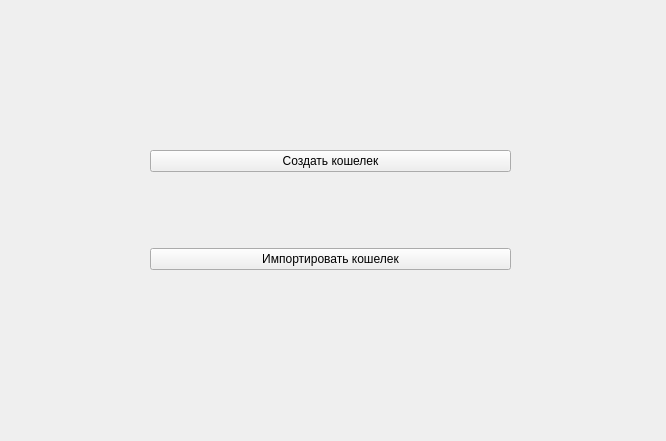
<?xml version="1.0" encoding="UTF-8"?>
<ui version="4.0">
 <class>MainWindow</class>
 <widget class="QMainWindow" name="MainWindow">
  <property name="geometry">
   <rect>
    <x>0</x>
    <y>0</y>
    <width>666</width>
    <height>441</height>
   </rect>
  </property>
  <property name="windowTitle">
   <string>Simple Bitcoin Wallet (Setup)</string>
  </property>
  <widget class="QWidget" name="centralwidget">
   <widget class="QStackedWidget" name="stackedWidget">
    <property name="geometry">
     <rect>
      <x>0</x>
      <y>10</y>
      <width>661</width>
      <height>451</height>
     </rect>
    </property>
    <property name="currentIndex">
     <number>0</number>
    </property>
    <widget class="QWidget" name="welcome">
     <widget class="QWidget" name="">
      <property name="geometry">
       <rect>
        <x>150</x>
        <y>70</y>
        <width>361</width>
        <height>261</height>
       </rect>
      </property>
      <layout class="QVBoxLayout" name="verticalLayout_4">
       <item>
        <widget class="QPushButton" name="create_wallet">
         <property name="text">
          <string>Создать кошелек</string>
         </property>
        </widget>
       </item>
       <item>
        <widget class="QPushButton" name="import_wallet">
         <property name="text">
          <string>Импортировать кошелек</string>
         </property>
        </widget>
       </item>
      </layout>
     </widget>
    </widget>
    <widget class="QWidget" name="importer">
     <widget class="QFrame" name="importer_frame_2">
      <property name="geometry">
       <rect>
        <x>20</x>
        <y>0</y>
        <width>621</width>
        <height>431</height>
       </rect>
      </property>
      <widget class="QPushButton" name="finish_import_2">
       <property name="enabled">
        <bool>false</bool>
       </property>
       <property name="geometry">
        <rect>
         <x>0</x>
         <y>400</y>
         <width>621</width>
         <height>26</height>
        </rect>
       </property>
       <property name="font">
        <font>
         <bold>true</bold>
        </font>
       </property>
       <property name="text">
        <string>Завершить</string>
       </property>
       <property name="checkable">
        <bool>false</bool>
       </property>
       <property name="autoDefault">
        <bool>false</bool>
       </property>
      </widget>
      <widget class="QFrame" name="importer_frame_3">
       <property name="geometry">
        <rect>
         <x>0</x>
         <y>1</y>
         <width>621</width>
         <height>391</height>
        </rect>
       </property>
       <layout class="QVBoxLayout" name="_2">
        <item>
         <layout class="QVBoxLayout" name="verticalLayout_3">
          <item>
           <widget class="QFrame" name="import_opt_frame_2">
            <layout class="QVBoxLayout" name="import_opt_frame">
             <item>
              <widget class="QComboBox" name="import_options">
               <property name="enabled">
                <bool>true</bool>
               </property>
               <property name="editable">
                <bool>false</bool>
               </property>
               <property name="currentIndex">
                <number>0</number>
               </property>
               <item>
                <property name="text">
                 <string>Вариант импорта</string>
                </property>
               </item>
               <item>
                <property name="text">
                 <string>Секретный ключ</string>
                </property>
               </item>
               <item>
                <property name="text">
                 <string>Мнемоническая фраза</string>
                </property>
               </item>
              </widget>
             </item>
             <item>
              <widget class="QLineEdit" name="private_key_2">
               <property name="enabled">
                <bool>false</bool>
               </property>
               <property name="autoFillBackground">
                <bool>false</bool>
               </property>
               <property name="text">
                <string/>
               </property>
               <property name="frame">
                <bool>true</bool>
               </property>
               <property name="readOnly">
                <bool>false</bool>
               </property>
               <property name="placeholderText">
                <string>Вставьте ваш секретный ключ</string>
               </property>
               <property name="clearButtonEnabled">
                <bool>true</bool>
               </property>
              </widget>
             </item>
             <item>
              <widget class="QLineEdit" name="mnemonic_2">
               <property name="enabled">
                <bool>false</bool>
               </property>
               <property name="text">
                <string/>
               </property>
               <property name="placeholderText">
                <string>Вставьте ваше мнемоническую фразу</string>
               </property>
               <property name="clearButtonEnabled">
                <bool>true</bool>
               </property>
              </widget>
             </item>
             <item>
              <widget class="QPushButton" name="check">
               <property name="font">
                <font>
                 <bold>true</bold>
                </font>
               </property>
               <property name="text">
                <string>Проверить</string>
               </property>
              </widget>
             </item>
            </layout>
           </widget>
          </item>
          <item>
           <widget class="QFrame" name="addr_frame_2">
            <layout class="QVBoxLayout" name="addr_frame">
             <property name="spacing">
              <number>1</number>
             </property>
             <item>
              <layout class="QVBoxLayout" name="verticalLayout">
               <item>
                <widget class="QLabel" name="line_open">
                 <property name="text">
                  <string>Открытый ключ</string>
                 </property>
                </widget>
               </item>
               <item>
                <widget class="QLineEdit" name="public_key_2">
                 <property name="readOnly">
                  <bool>true</bool>
                 </property>
                </widget>
               </item>
              </layout>
             </item>
             <item>
              <layout class="QVBoxLayout" name="verticalLayout_2">
               <property name="spacing">
                <number>6</number>
               </property>
               <item>
                <widget class="QLabel" name="label_5">
                 <property name="text">
                  <string>Адрес</string>
                 </property>
                </widget>
               </item>
               <item>
                <widget class="QLineEdit" name="address_2">
                 <property name="readOnly">
                  <bool>true</bool>
                 </property>
                </widget>
               </item>
               <item>
                <widget class="QPushButton" name="finish_import">
                 <property name="enabled">
                  <bool>true</bool>
                 </property>
                 <property name="font">
                  <font>
                   <bold>true</bold>
                  </font>
                 </property>
                 <property name="tabletTracking">
                  <bool>false</bool>
                 </property>
                 <property name="text">
                  <string>Импортировать</string>
                 </property>
                 <property name="checkable">
                  <bool>false</bool>
                 </property>
                 <property name="autoDefault">
                  <bool>false</bool>
                 </property>
                 <property name="default">
                  <bool>false</bool>
                 </property>
                </widget>
               </item>
               <item>
                <widget class="QProgressBar" name="import_progress">
                 <property name="value">
                  <number>0</number>
                 </property>
                </widget>
               </item>
              </layout>
             </item>
            </layout>
           </widget>
          </item>
         </layout>
        </item>
       </layout>
      </widget>
     </widget>
    </widget>
    <widget class="QWidget" name="creator">
     <widget class="QLabel" name="warning_label">
      <property name="geometry">
       <rect>
        <x>10</x>
        <y>250</y>
        <width>361</width>
        <height>61</height>
       </rect>
      </property>
      <property name="text">
       <string/>
      </property>
     </widget>
     <widget class="QWidget" name="layoutWidget">
      <property name="geometry">
       <rect>
        <x>10</x>
        <y>20</y>
        <width>631</width>
        <height>281</height>
       </rect>
      </property>
      <layout class="QVBoxLayout" name="creator_fr">
       <item>
        <widget class="QLabel" name="label_6">
         <property name="text">
          <string>Мнемоническая фраза</string>
         </property>
        </widget>
       </item>
       <item>
        <widget class="QLineEdit" name="mnemonic">
         <property name="echoMode">
          <enum>QLineEdit::Password</enum>
         </property>
         <property name="readOnly">
          <bool>true</bool>
         </property>
        </widget>
       </item>
       <item>
        <widget class="QLabel" name="label">
         <property name="text">
          <string>Секретный ключ</string>
         </property>
        </widget>
       </item>
       <item>
        <widget class="QLineEdit" name="private_key">
         <property name="echoMode">
          <enum>QLineEdit::Password</enum>
         </property>
         <property name="readOnly">
          <bool>true</bool>
         </property>
        </widget>
       </item>
       <item>
        <widget class="QLabel" name="label_2">
         <property name="text">
          <string>Открытый ключ</string>
         </property>
        </widget>
       </item>
       <item>
        <widget class="QLineEdit" name="public_key">
         <property name="readOnly">
          <bool>true</bool>
         </property>
        </widget>
       </item>
       <item>
        <widget class="QLabel" name="label_3">
         <property name="text">
          <string>Адрес</string>
         </property>
        </widget>
       </item>
       <item>
        <widget class="QLineEdit" name="address">
         <property name="readOnly">
          <bool>true</bool>
         </property>
        </widget>
       </item>
      </layout>
     </widget>
     <widget class="QWidget" name="layoutWidget">
      <property name="geometry">
       <rect>
        <x>240</x>
        <y>310</y>
        <width>401</width>
        <height>121</height>
       </rect>
      </property>
      <layout class="QGridLayout" name="gridLayout">
       <item row="0" column="0">
        <widget class="QPushButton" name="show_private_key">
         <property name="enabled">
          <bool>false</bool>
         </property>
         <property name="text">
          <string>Показать секретный ключ</string>
         </property>
        </widget>
       </item>
       <item row="0" column="1">
        <layout class="QVBoxLayout" name="verticalLayout_5">
         <item>
          <widget class="QPushButton" name="go">
           <property name="enabled">
            <bool>false</bool>
           </property>
           <property name="text">
            <string>Перейти к использованию</string>
           </property>
          </widget>
         </item>
         <item>
          <widget class="QPushButton" name="generate">
           <property name="text">
            <string>Генерировать</string>
           </property>
          </widget>
         </item>
        </layout>
       </item>
      </layout>
     </widget>
    </widget>
    <widget class="QWidget" name="password_creator">
     <widget class="QLabel" name="label_4">
      <property name="geometry">
       <rect>
        <x>10</x>
        <y>10</y>
        <width>371</width>
        <height>18</height>
       </rect>
      </property>
      <property name="text">
       <string>Задайте пароль для шифрования вашего кошелька</string>
      </property>
     </widget>
     <widget class="QLineEdit" name="password">
      <property name="geometry">
       <rect>
        <x>20</x>
        <y>40</y>
        <width>331</width>
        <height>26</height>
       </rect>
      </property>
      <property name="echoMode">
       <enum>QLineEdit::Password</enum>
      </property>
     </widget>
     <widget class="QPushButton" name="confirm">
      <property name="geometry">
       <rect>
        <x>390</x>
        <y>340</y>
        <width>211</width>
        <height>41</height>
       </rect>
      </property>
      <property name="text">
       <string>Перейти к использованию</string>
      </property>
     </widget>
    </widget>
    <widget class="QWidget" name="importer_from_seed">
     <widget class="QLineEdit" name="mnemonic_import">
      <property name="geometry">
       <rect>
        <x>10</x>
        <y>50</y>
        <width>631</width>
        <height>26</height>
       </rect>
      </property>
      <property name="echoMode">
       <enum>QLineEdit::Password</enum>
      </property>
      <property name="readOnly">
       <bool>true</bool>
      </property>
     </widget>
     <widget class="QLabel" name="label_7">
      <property name="geometry">
       <rect>
        <x>10</x>
        <y>20</y>
        <width>161</width>
        <height>18</height>
       </rect>
      </property>
      <property name="text">
       <string>Мнемоническая фраза</string>
      </property>
     </widget>
     <widget class="QPushButton" name="pushButton">
      <property name="geometry">
       <rect>
        <x>10</x>
        <y>90</y>
        <width>191</width>
        <height>51</height>
       </rect>
      </property>
      <property name="text">
       <string>Проверить</string>
      </property>
     </widget>
     <widget class="QPushButton" name="pushButton_2">
      <property name="geometry">
       <rect>
        <x>250</x>
        <y>370</y>
        <width>191</width>
        <height>51</height>
       </rect>
      </property>
      <property name="text">
       <string>Импортировать</string>
      </property>
     </widget>
     <widget class="QPushButton" name="pushButton_3">
      <property name="geometry">
       <rect>
        <x>450</x>
        <y>370</y>
        <width>191</width>
        <height>51</height>
       </rect>
      </property>
      <property name="text">
       <string>Завершить</string>
      </property>
     </widget>
    </widget>
   </widget>
  </widget>
 </widget>
 <resources/>
 <connections/>
</ui>
